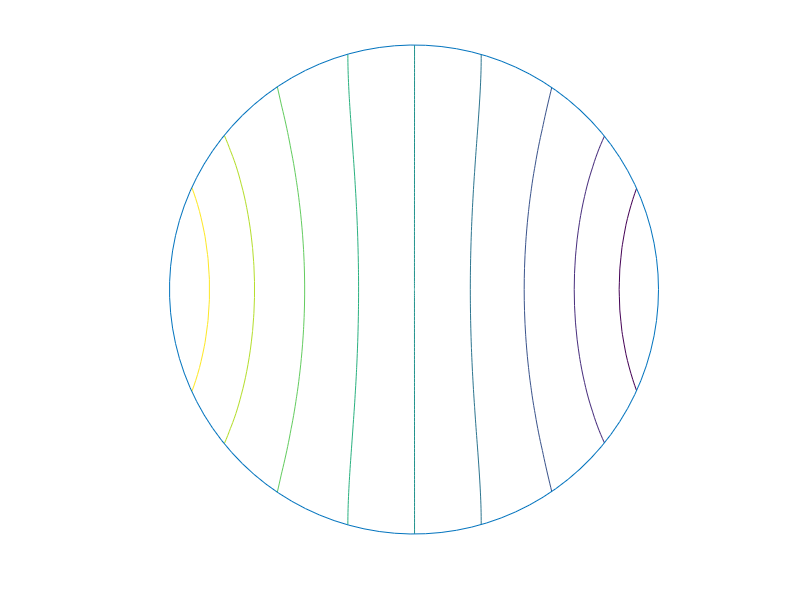

Write MATLAB code to recreate this figure.
clear;
clf;
[theta, r] = meshgrid (linspace (0,2*pi,64), linspace (0,1,64));
[X,Y]=pol2cart(theta,r);
Z=1/2-4/pi^2*(r.*cos(theta)+r.^3/3^2.*cos(3.*theta)+r.^5/5^2.*cos(5.*theta));
contour(X,Y,abs(Z),9);

hold on;

t = linspace(0,2*pi,100); 
circsx = 1.*cos(t) ; 
circsy = 1.*sin(t); 
plot(circsx,circsy); 

axis("square", "off", [-1 1 -1 1]);

print -mono -dpdflatexstandalone kcontour.pdf
